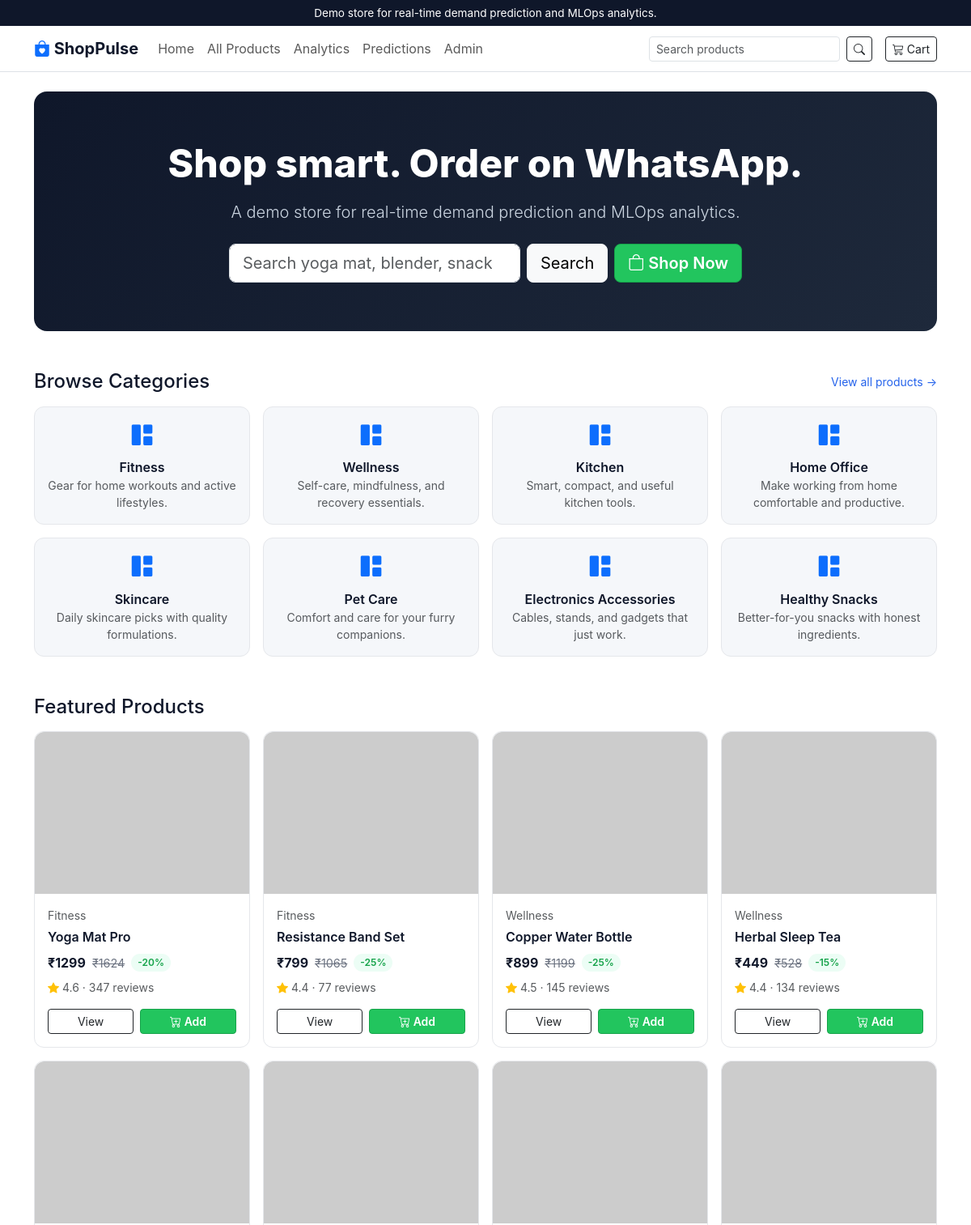
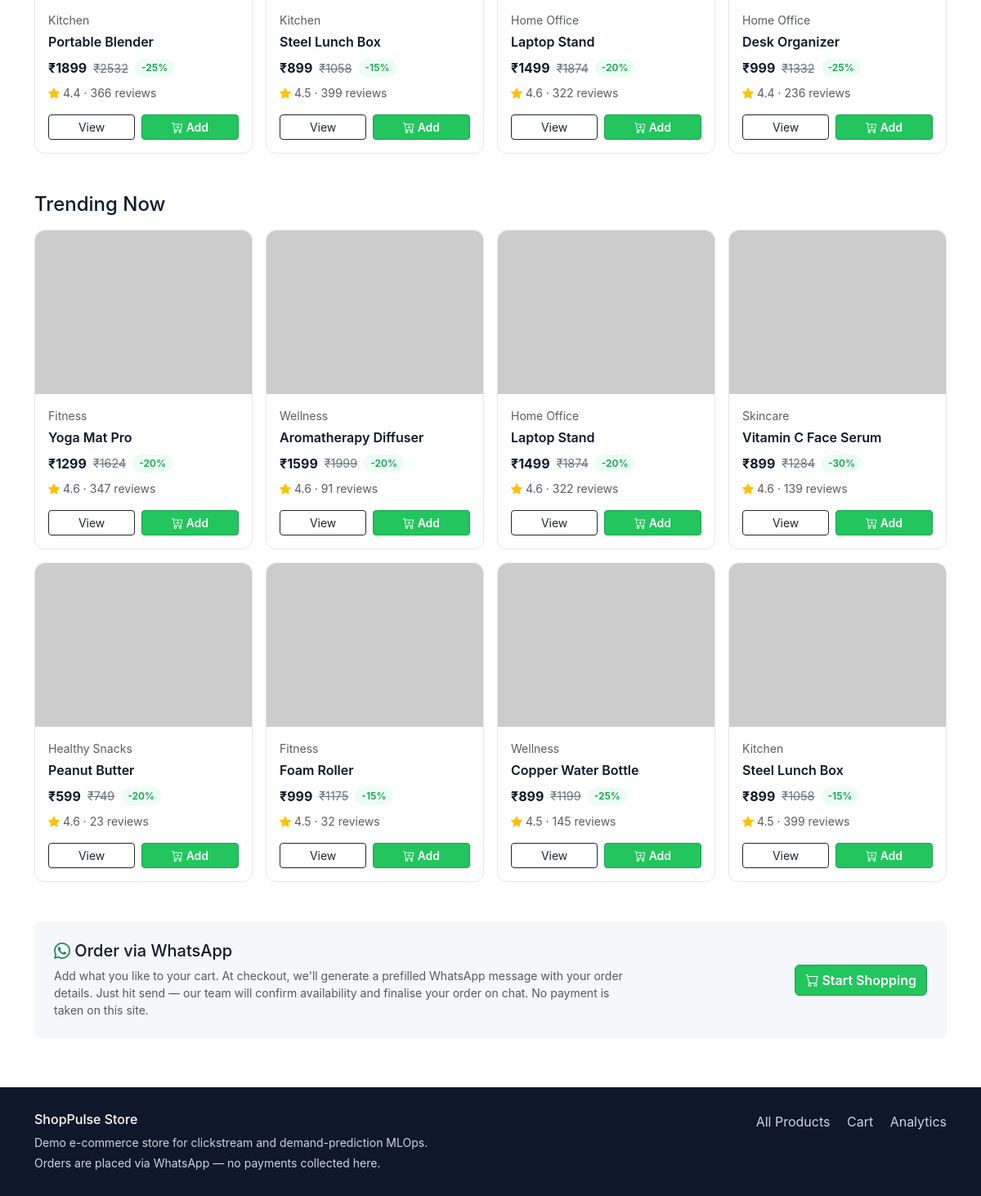
The page / on the database its author committed (2 pictures, top to bottom).
### models.py (models this page shows, shortened)
class Category(db.Model):
    __tablename__ = "categories"
    id = db.Column(db.Integer, primary_key=True)
    name = db.Column(db.String(80), unique=True, nullable=False)
    slug = db.Column(db.String(100), unique=True, nullable=False, index=True)
    description = db.Column(db.Text)
    image_url = db.Column(db.String(400))
    is_active = db.Column(db.Boolean, default=True)

class Product(db.Model):
    __tablename__ = "products"
    id = db.Column(db.Integer, primary_key=True)
    sku = db.Column(db.String(64), unique=True, nullable=False, index=True)
    name = db.Column(db.String(200), nullable=False)
    slug = db.Column(db.String(220), unique=True, nullable=False, index=True)
    category = db.Column(db.String(80), nullable=False, index=True)
    subcategory = db.Column(db.String(80))
    brand = db.Column(db.String(80))
    description = db.Column(db.Text)
    short_description = db.Column(db.String(300))
    price = db.Column(db.Float, nullable=False)
    compare_at_price = db.Column(db.Float)
    discount_percent = db.Column(db.Integer, default=0)
    stock_quantity = db.Column(db.Integer, default=0)
    image_url = db.Column(db.String(400))
    rating = db.Column(db.Float, default=0.0)
    review_count = db.Column(db.Integer, default=0)
    is_featured = db.Column(db.Boolean, default=False)
    is_active = db.Column(db.Boolean, default=True)
    created_at = db.Column(db.DateTime, default=datetime.utcnow)
    updated_at = db.Column(db.DateTime, default=datetime.utcnow, onupdate=datetime.utcnow)

### app.py (the view)
    @app.route("/")
    def index():
        featured_products = (
            Product.query.filter_by(is_featured=True, is_active=True).limit(8).all()
        )
        trending_products = (
            Product.query.filter_by(is_active=True)
            .order_by(desc(Product.rating))
            .limit(8)
            .all()
        )
        categories = Category.query.filter_by(is_active=True).all()
        return render_template(
            "index.html",
            featured_products=featured_products,
            trending_products=trending_products,
            categories=categories,
        )

### templates/index.html (shortened to what this page needs)
{% extends 'base.html' %}
{% block content %}
<section class="hero text-center mb-5">
  <div class="container">
    <h1 class="display-5 mb-3">Shop smart. Order on WhatsApp.</h1>
    <p class="lead mb-4">A demo store for real-time demand prediction and MLOps analytics.</p>
    <form action="{{ url_for('products') }}" method="get" class="d-flex justify-content-center gap-2 flex-wrap">
      <input type="search" name="q" class="form-control form-control-lg" style="max-width: 360px;"
             placeholder="Search yoga mat, blender, snacks…" id="heroSearch">
      <button type="submit" class="btn btn-lg btn-light" data-track="hero_cta_click" data-cta="hero_search">Search</button>
      <a href="{{ url_for('products') }}" class="btn btn-lg btn-wa" data-track="hero_cta_click" data-cta="shop_now">
        <i class="bi bi-bag"></i> Shop Now
      </a>
    </form>
  </div>
</section>
<section class="mb-5">
  <div class="d-flex justify-content-between align-items-center mb-3">
    <h4 class="mb-0">Browse Categories</h4>
    <a href="{{ url_for('products') }}" class="small">View all products →</a>
  </div>
  <div class="row g-3">
    {% for c in categories %}
    <div class="col-6 col-md-3">
      <a href="{{ url_for('category', slug=c.slug) }}" class="text-reset text-decoration-none"
         data-track="category_click" data-category="{{ c.name }}">
        <div class="category-tile">
          <div class="icon mb-2"><i class="bi bi-grid-1x2-fill text-primary"></i></div>
          <div class="fw-semibold">{{ c.name }}</div>
          <div class="small text-muted">{{ c.description }}</div>
        </div>
      </a>
    </div>
    {% endfor %}
  </div>
</section>
{% if featured_products %}
<section class="mb-5">
  <h4 class="mb-3">Featured Products</h4>
  <div class="row g-3">
    {% for product in featured_products %}
      <div class="col-12 col-sm-6 col-md-4 col-lg-3"
           data-track-impression
           data-product-id="{{ product.id }}"
           data-product-sku="{{ product.sku }}"
           data-product-category="{{ product.category }}">
        {% include 'partials/product_card.html' %}
      </div>
    {% endfor %}
  </div>
</section>
{% endif %}
{% if trending_products %}
<section class="mb-5">
  <h4 class="mb-3">Trending Now</h4>
  <div class="row g-3">
    {% for product in trending_products %}
      <div class="col-12 col-sm-6 col-md-4 col-lg-3"
           data-track-impression
           data-product-id="{{ product.id }}"
           data-product-sku="{{ product.sku }}"
           data-product-category="{{ product.category }}">
        {% include 'partials/product_card.html' %}
      </div>
    {% endfor %}
  </div>
</section>
{% endif %}
<section class="section-soft p-4 rounded-3 mb-5">
  <div class="row align-items-center">
    <div class="col-md-8">
      <h5 class="mb-2"><i class="bi bi-whatsapp text-success"></i> Order via WhatsApp</h5>
      <p class="mb-0 small text-muted">
        Add what you like to your cart. At checkout, we'll generate a prefilled WhatsApp message with your
        order details. Just hit send — our team will confirm availability and finalise your order on chat.
        No payment is taken on this site.
      </p>
    </div>
    <div class="col-md-4 text-md-end mt-3 mt-md-0">
      <a href="{{ url_for('products') }}" class="btn btn-wa"><i class="bi bi-cart"></i> Start Shopping</a>
    </div>
  </div>
</section>
{% endblock %}

### templates/base.html (shortened to what this page needs)
<!DOCTYPE html>
<html lang="en">
<head>
  <link href="https://cdn.jsdelivr.net/npm/bootstrap@5.3.3/dist/css/bootstrap.min.css" rel="stylesheet">
  <link href="https://cdn.jsdelivr.net/npm/bootstrap-icons@1.11.3/font/bootstrap-icons.css" rel="stylesheet">
  <link rel="stylesheet" href="{{ url_for('static', filename='css/style.css') }}">
</head>
<body>
  <div class="demo-banner">
    Demo store for real-time demand prediction and MLOps analytics.
  </div>
  {% include 'partials/navbar.html' %}
  <main class="container my-4">
    {% block content %}{% endblock %}
  </main>
  {% include 'partials/footer.html' %}
</body>
</html>

### templates/partials/navbar.html (shortened to what this page needs)
<nav class="navbar navbar-expand-lg bg-white border-bottom sticky-top">
  <div class="container">
    <a class="navbar-brand" href="{{ url_for('index') }}">
      <i class="bi bi-bag-heart-fill text-primary"></i> ShopPulse
    </a>
    <div class="collapse navbar-collapse" id="sp-nav">
      <ul class="navbar-nav me-auto">
        <li class="nav-item"><a class="nav-link" href="{{ url_for('index') }}">Home</a></li>
        <li class="nav-item"><a class="nav-link" href="{{ url_for('products') }}">All Products</a></li>
        <li class="nav-item"><a class="nav-link" href="{{ url_for('analytics_dashboard') }}">Analytics</a></li>
        <li class="nav-item"><a class="nav-link" href="{{ url_for('prediction_analytics') }}">Predictions</a></li>
        <li class="nav-item"><a class="nav-link" href="{{ url_for('admin_categories') }}">Admin</a></li>
      </ul>
      <form class="d-flex me-3" action="{{ url_for('products') }}" method="get" id="navSearchForm">
        <input class="form-control form-control-sm me-2" type="search" name="q"
               placeholder="Search products" aria-label="Search">
        <button class="btn btn-sm btn-outline-dark" type="submit"><i class="bi bi-search"></i></button>
      </form>
      <a class="btn btn-sm btn-outline-dark position-relative" href="{{ url_for('cart') }}">
        <i class="bi bi-cart3"></i> Cart
      </a>
    </div>
  </div>
</nav>

### templates/partials/product_card.html
<div class="card-product d-flex flex-column">
  <a href="{{ url_for('product_detail', slug=product.slug) }}"
     class="text-decoration-none text-reset"
     data-track-product-click
     data-product-id="{{ product.id }}"
     data-product-sku="{{ product.sku }}"
     data-product-category="{{ product.category }}">
    <img src="{{ product.image_url }}" alt="{{ product.name }}" class="product-img">
  </a>
  <div class="p-3 d-flex flex-column flex-grow-1">
    <div class="small text-muted mb-1">{{ product.category }}</div>
    <a class="text-reset text-decoration-none mb-2" href="{{ url_for('product_detail', slug=product.slug) }}">
      <div class="fw-semibold">{{ product.name }}</div>
    </a>
    <div class="d-flex align-items-center gap-2 mb-2">
      <span class="price">₹{{ product.price | int }}</span>
      {% if product.compare_at_price %}
        <span class="compare">₹{{ product.compare_at_price | int }}</span>
      {% endif %}
      {% if product.discount_percent %}
        <span class="discount-pill">-{{ product.discount_percent }}%</span>
      {% endif %}
    </div>
    <div class="small text-muted mb-3">
      <i class="bi bi-star-fill text-warning"></i> {{ "%.1f"|format(product.rating or 0) }}
      &middot; {{ product.review_count }} reviews
    </div>
    <div class="mt-auto d-flex gap-2">
      <a href="{{ url_for('product_detail', slug=product.slug) }}" class="btn btn-sm btn-outline-dark flex-grow-1">View</a>
      <button type="button" class="btn btn-sm btn-wa flex-grow-1"
              data-add-to-cart
              data-product-id="{{ product.id }}"
              data-product-sku="{{ product.sku }}"
              data-product-name="{{ product.name }}"
              data-product-slug="{{ product.slug }}"
              data-product-price="{{ product.price }}"
              data-product-image="{{ product.image_url }}"
              data-product-category="{{ product.category }}">
        <i class="bi bi-cart-plus"></i> Add
      </button>
    </div>
  </div>
</div>

### templates/partials/footer.html
<footer>
  <div class="container">
    <div class="row">
      <div class="col-md-6">
        <h6 class="text-white">ShopPulse Store</h6>
        <p class="small mb-1">Demo e-commerce store for clickstream and demand-prediction MLOps.</p>
        <p class="small mb-0">Orders are placed via WhatsApp — no payments collected here.</p>
      </div>
      <div class="col-md-6 text-md-end">
        <a href="{{ url_for('products') }}" class="me-3">All Products</a>
        <a href="{{ url_for('cart') }}" class="me-3">Cart</a>
        <a href="{{ url_for('analytics_dashboard') }}">Analytics</a>
      </div>
    </div>
  </div>
</footer>

### static/css/style.css (style rules this page uses)
:root { --sp-navy: #0f172a; --sp-navy-soft: #1e293b; --sp-blue: #2563eb; --sp-green: #22c55e; --sp-green-dark: #16a34a; --sp-bg: #ffffff; --sp-section: #f5f7fa; --sp-border: #e5e7eb; --sp-muted: #6b7280; }
body { background: var(--sp-bg); color: var(--sp-navy); font-family: -apple-system, BlinkMacSystemFont, "Segoe UI", Roboto, "Helvetica Neue", Arial, sans-serif; }
a { color: var(--sp-blue); text-decoration: none; }
.navbar-brand { font-weight: 700; color: var(--sp-navy) !important; }
.section-soft { background: var(--sp-section); }
.btn-wa, .btn-wa:hover, .btn-wa:focus { background-color: var(--sp-green); border-color: var(--sp-green-dark); color: #fff; font-weight: 600; }
.demo-banner { background: var(--sp-navy); color: #fff; font-size: 0.85rem; padding: 6px 0; text-align: center; }
.hero { background: linear-gradient(135deg, #0f172a, #1e293b); color: #fff; padding: 60px 0; border-radius: 16px; }
.hero h1 { font-weight: 800; }
.hero .lead { color: #cbd5e1; }
.card-product { border: 1px solid var(--sp-border); border-radius: 12px; transition: box-shadow .15s ease, transform .15s ease; background: #fff; height: 100%; }
.card-product .product-img { width: 100%; height: 200px; object-fit: cover; border-top-left-radius: 12px; border-top-right-radius: 12px; background: var(--sp-section); }
.card-product .price { font-weight: 700; color: var(--sp-navy); }
.card-product .compare { color: var(--sp-muted); text-decoration: line-through; font-size: .9rem; }
.card-product .discount-pill { background: #ecfdf5; color: var(--sp-green-dark); padding: 2px 8px; border-radius: 999px; font-size: .75rem; font-weight: 600; }
.category-tile { background: var(--sp-section); border-radius: 12px; padding: 16px; text-align: center; border: 1px solid var(--sp-border); height: 100%; }
.category-tile .icon { font-size: 1.6rem; }
footer { background: var(--sp-navy); color: #cbd5e1; padding: 30px 0; margin-top: 60px; }
footer a { color: #cbd5e1; }

### rows shown on the page
Category: name "Fitness", description "Gear for home workouts and active lifestyles."
Category: name "Wellness", description "Self-care, mindfulness, and recovery essentials."
Category: name "Kitchen", description "Smart, compact, and useful kitchen tools."
Category: name "Home Office", description "Make working from home comfortable and productive."
Category: name "Skincare", description "Daily skincare picks with quality formulations."
Category: name "Pet Care", description "Comfort and care for your furry companions."
Category: name "Electronics Accessories", description "Cables, stands, and gadgets that just work."
Category: name "Healthy Snacks", description "Better-for-you snacks with honest ingredients."
Product: category "Fitness", name "Yoga Mat Pro", price "1299", compare_at_price "1624", discount_percent "20", rating "4.6", review_count "347"
Product: category "Fitness", name "Resistance Band Set", price "799", compare_at_price "1065", discount_percent "25", rating "4.4", review_count "77"
Product: category "Wellness", name "Copper Water Bottle", price "899", compare_at_price "1199", discount_percent "25", rating "4.5", review_count "145"
Product: category "Wellness", name "Herbal Sleep Tea", price "449", compare_at_price "528", discount_percent "15", rating "4.4", review_count "134"
Product: category "Kitchen", name "Portable Blender", price "1899", compare_at_price "2532", discount_percent "25", rating "4.4", review_count "366"
Product: category "Kitchen", name "Steel Lunch Box", price "899", compare_at_price "1058", discount_percent "15", rating "4.5", review_count "399"
Product: category "Home Office", name "Laptop Stand", price "1499", compare_at_price "1874", discount_percent "20", rating "4.6", review_count "322"
Product: category "Home Office", name "Desk Organizer", price "999", compare_at_price "1332", discount_percent "25", rating "4.4", review_count "236"
Product: category "Wellness", name "Aromatherapy Diffuser", price "1599", compare_at_price "1999", discount_percent "20", rating "4.6", review_count "91"
Product: category "Skincare", name "Vitamin C Face Serum", price "899", compare_at_price "1284", discount_percent "30", rating "4.6", review_count "139"
Product: category "Healthy Snacks", name "Peanut Butter", price "599", compare_at_price "749", discount_percent "20", rating "4.6", review_count "23"
Product: category "Fitness", name "Foam Roller", price "999", compare_at_price "1175", discount_percent "15", rating "4.5", review_count "32"
